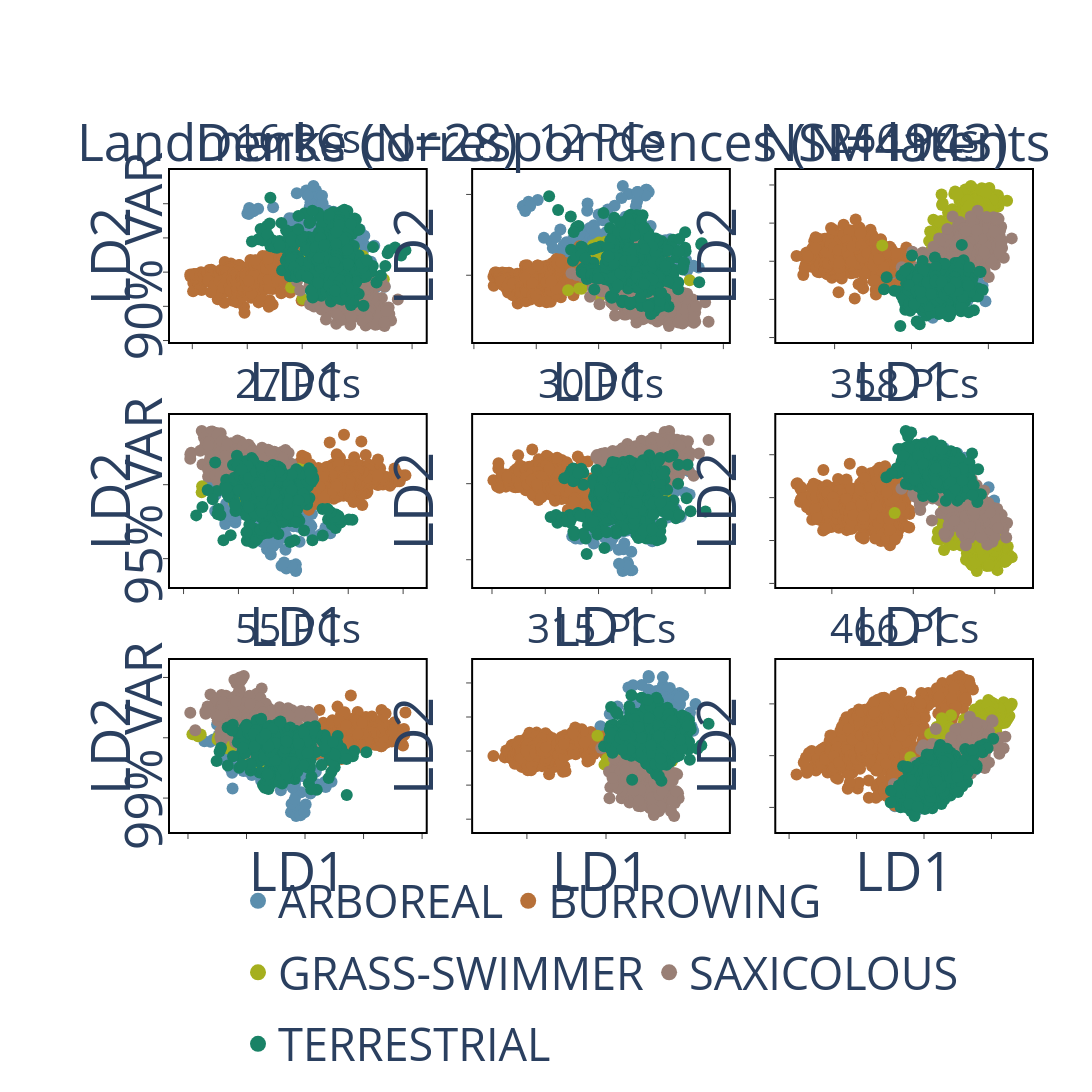

Here is the notebook cell this chart was saved with:
### Markdown cell above
### Run across all three representations, colored by broad taxonomic clade

### Code cell
# LDA 3x3 grid: rows = variance thresholds, cols = representations. One plotly figure,
# same geometry/fonts/marker conventions as the PCA/t-SNE/UMAP panel.

THRESHOLDS = [0.90, 0.95, 0.99]
LABEL_COL, LABEL_TAG = "trait", "trait"
cols = ["Landmarks", "Dense", "Latents"]
col_titles = [f"Landmarks (N={sparse_coords.shape[1]})",
              f"Dense correspondences (N={dense_coords.shape[1]})",
              "NSM latents"]

reps_by_threshold = {}
for thr in THRESHOLDS:
    reps_by_threshold[(thr, "Landmarks")] = pca_sparse["x"][:, :n_pcs_for_variance(pca_sparse["cum"], thr)]
    reps_by_threshold[(thr, "Dense")]     = pca_dense["x"][:, :n_pcs_for_variance(pca_dense["cum"], thr)]
    reps_by_threshold[(thr, "Latents")]   = latent_full[:, :n_pcs_for_variance(latent_cum, thr)]

_ = lda_threshold_grid(reps_by_threshold, specimens[LABEL_COL].values, trait_colors,
                       THRESHOLDS, cols, col_titles,
                       outstem=f"{RUN}_lda_{LABEL_TAG}_3x3_thresholds")

### Figure 1 — Plotly figure (JSON) as saved in the notebook; plotly's stock layout.template omitted (floating-point values rounded to 4 significant figures; data arrays with more than 128 entries replaced by an {"elided": "..."} marker saying what was removed)
{"data": [{"hovertemplate": "arboreal<extra></extra>", "legendgroup": "arboreal", "marker": {"color": "rgb(91,142,173)", "size": 12, "symbol": "circle"}, "mode": "markers", "name": "ARBOREAL", "showlegend": false, "type": "scatter", "x": {"elided": "204 float values"}, "xaxis": "x", "y": {"elided": "204 float values"}, "yaxis": "y"}, {"hovertemplate": "burrowing<extra></extra>", "legendgroup": "burrowing", "marker": {"color": "rgb(183,112,56)", "size": 12, "symbol": "circle"}, "mode": "markers", "name": "BURROWING", "showlegend": false, "type": "scatter", "x": {"elided": "913 float values"}, "xaxis": "x", "y": {"elided": "913 float values"}, "yaxis": "y"}, {"hovertemplate": "grass-swimmer<extra></extra>", "legendgroup": "grass-swimmer", "marker": {"color": "rgb(165,175,30)", "size": 12, "symbol": "circle"}, "mode": "markers", "name": "GRASS-SWIMMER", "showlegend": false, "type": "scatter", "x": {"elided": "180 float values"}, "xaxis": "x", "y": {"elided": "180 float values"}, "yaxis": "y"}, {"hovertemplate": "saxicolous<extra></extra>", "legendgroup": "saxicolous", "marker": {"color": "rgb(153,127,117)", "size": 12, "symbol": "circle"}, "mode": "markers", "name": "SAXICOLOUS", "showlegend": false, "type": "scatter", "x": {"elided": "493 float values"}, "xaxis": "x", "y": {"elided": "493 float values"}, "yaxis": "y"}, {"hovertemplate": "terrestrial<extra></extra>", "legendgroup": "terrestrial", "marker": {"color": "rgb(25,130,102)", "size": 12, "symbol": "circle"}, "mode": "markers", "name": "TERRESTRIAL", "showlegend": false, "type": "scatter", "x": {"elided": "524 float values"}, "xaxis": "x", "y": {"elided": "524 float values"}, "yaxis": "y"}, {"hovertemplate": "arboreal<extra></extra>", "legendgroup": "arboreal", "marker": {"color": "rgb(91,142,173)", "size": 12, "symbol": "circle"}, "mode": "markers", "name": "ARBOREAL", "showlegend": false, "type": "scatter", "x": {"elided": "204 float values"}, "xaxis": "x2", "y": {"elided": "204 float values"}, "yaxis": "y2"}, {"hovertemplate": "burrowing<extra></extra>", "legendgroup": "burrowing", "marker": {"color": "rgb(183,112,56)", "size": 12, "symbol": "circle"}, "mode": "markers", "name": "BURROWING", "showlegend": false, "type": "scatter", "x": {"elided": "913 float values"}, "xaxis": "x2", "y": {"elided": "913 float values"}, "yaxis": "y2"}, {"hovertemplate": "grass-swimmer<extra></extra>", "legendgroup": "grass-swimmer", "marker": {"color": "rgb(165,175,30)", "size": 12, "symbol": "circle"}, "mode": "markers", "name": "GRASS-SWIMMER", "showlegend": false, "type": "scatter", "x": {"elided": "180 float values"}, "xaxis": "x2", "y": {"elided": "180 float values"}, "yaxis": "y2"}, {"hovertemplate": "saxicolous<extra></extra>", "legendgroup": "saxicolous", "marker": {"color": "rgb(153,127,117)", "size": 12, "symbol": "circle"}, "mode": "markers", "name": "SAXICOLOUS", "showlegend": false, "type": "scatter", "x": {"elided": "493 float values"}, "xaxis": "x2", "y": {"elided": "493 float values"}, "yaxis": "y2"}, {"hovertemplate": "terrestrial<extra></extra>", "legendgroup": "terrestrial", "marker": {"color": "rgb(25,130,102)", "size": 12, "symbol": "circle"}, "mode": "markers", "name": "TERRESTRIAL", "showlegend": false, "type": "scatter", "x": {"elided": "524 float values"}, "xaxis": "x2", "y": {"elided": "524 float values"}, "yaxis": "y2"}, {"hovertemplate": "arboreal<extra></extra>", "legendgroup": "arboreal", "marker": {"color": "rgb(91,142,173)", "size": 12, "symbol": "circle"}, "mode": "markers", "name": "ARBOREAL", "showlegend": false, "type": "scatter", "x": {"elided": "204 float values"}, "xaxis": "x3", "y": {"elided": "204 float values"}, "yaxis": "y3"}, {"hovertemplate": "burrowing<extra></extra>", "legendgroup": "burrowing", "marker": {"color": "rgb(183,112,56)", "size": 12, "symbol": "circle"}, "mode": "markers", "name": "BURROWING", "showlegend": false, "type": "scatter", "x": {"elided": "913 float values"}, "xaxis": "x3", "y": {"elided": "913 float values"}, "yaxis": "y3"}, {"hovertemplate": "grass-swimmer<extra></extra>", "legendgroup": "grass-swimmer", "marker": {"color": "rgb(165,175,30)", "size": 12, "symbol": "circle"}, "mode": "markers", "name": "GRASS-SWIMMER", "showlegend": false, "type": "scatter", "x": {"elided": "180 float values"}, "xaxis": "x3", "y": {"elided": "180 float values"}, "yaxis": "y3"}, {"hovertemplate": "saxicolous<extra></extra>", "legendgroup": "saxicolous", "marker": {"color": "rgb(153,127,117)", "size": 12, "symbol": "circle"}, "mode": "markers", "name": "SAXICOLOUS", "showlegend": false, "type": "scatter", "x": {"elided": "493 float values"}, "xaxis": "x3", "y": {"elided": "493 float values"}, "yaxis": "y3"}, {"hovertemplate": "terrestrial<extra></extra>", "legendgroup": "terrestrial", "marker": {"color": "rgb(25,130,102)", "size": 12, "symbol": "circle"}, "mode": "markers", "name": "TERRESTRIAL", "showlegend": false, "type": "scatter", "x": {"elided": "524 float values"}, "xaxis": "x3", "y": {"elided": "524 float values"}, "yaxis": "y3"}, {"hovertemplate": "arboreal<extra></extra>", "legendgroup": "arboreal", "marker": {"color": "rgb(91,142,173)", "size": 12, "symbol": "circle"}, "mode": "markers", "name": "ARBOREAL", "showlegend": false, "type": "scatter", "x": {"elided": "204 float values"}, "xaxis": "x4", "y": {"elided": "204 float values"}, "yaxis": "y4"}, {"hovertemplate": "burrowing<extra></extra>", "legendgroup": "burrowing", "marker": {"color": "rgb(183,112,56)", "size": 12, "symbol": "circle"}, "mode": "markers", "name": "BURROWING", "showlegend": false, "type": "scatter", "x": {"elided": "913 float values"}, "xaxis": "x4", "y": {"elided": "913 float values"}, "yaxis": "y4"}, {"hovertemplate": "grass-swimmer<extra></extra>", "legendgroup": "grass-swimmer", "marker": {"color": "rgb(165,175,30)", "size": 12, "symbol": "circle"}, "mode": "markers", "name": "GRASS-SWIMMER", "showlegend": false, "type": "scatter", "x": {"elided": "180 float values"}, "xaxis": "x4", "y": {"elided": "180 float values"}, "yaxis": "y4"}, {"hovertemplate": "saxicolous<extra></extra>", "legendgroup": "saxicolous", "marker": {"color": "rgb(153,127,117)", "size": 12, "symbol": "circle"}, "mode": "markers", "name": "SAXICOLOUS", "showlegend": false, "type": "scatter", "x": {"elided": "493 float values"}, "xaxis": "x4", "y": {"elided": "493 float values"}, "yaxis": "y4"}, {"hovertemplate": "terrestrial<extra></extra>", "legendgroup": "terrestrial", "marker": {"color": "rgb(25,130,102)", "size": 12, "symbol": "circle"}, "mode": "markers", "name": "TERRESTRIAL", "showlegend": false, "type": "scatter", "x": {"elided": "524 float values"}, "xaxis": "x4", "y": {"elided": "524 float values"}, "yaxis": "y4"}, {"hovertemplate": "arboreal<extra></extra>", "legendgroup": "arboreal", "marker": {"color": "rgb(91,142,173)", "size": 12, "symbol": "circle"}, "mode": "markers", "name": "ARBOREAL", "showlegend": false, "type": "scatter", "x": {"elided": "204 float values"}, "xaxis": "x5", "y": {"elided": "204 float values"}, "yaxis": "y5"}, {"hovertemplate": "burrowing<extra></extra>", "legendgroup": "burrowing", "marker": {"color": "rgb(183,112,56)", "size": 12, "symbol": "circle"}, "mode": "markers", "name": "BURROWING", "showlegend": false, "type": "scatter", "x": {"elided": "913 float values"}, "xaxis": "x5", "y": {"elided": "913 float values"}, "yaxis": "y5"}, {"hovertemplate": "grass-swimmer<extra></extra>", "legendgroup": "grass-swimmer", "marker": {"color": "rgb(165,175,30)", "size": 12, "symbol": "circle"}, "mode": "markers", "name": "GRASS-SWIMMER", "showlegend": false, "type": "scatter", "x": {"elided": "180 float values"}, "xaxis": "x5", "y": {"elided": "180 float values"}, "yaxis": "y5"}, {"hovertemplate": "saxicolous<extra></extra>", "legendgroup": "saxicolous", "marker": {"color": "rgb(153,127,117)", "size": 12, "symbol": "circle"}, "mode": "markers", "name": "SAXICOLOUS", "showlegend": false, "type": "scatter", "x": {"elided": "493 float values"}, "xaxis": "x5", "y": {"elided": "493 float values"}, "yaxis": "y5"}, {"hovertemplate": "terrestrial<extra></extra>", "legendgroup": "terrestrial", "marker": {"color": "rgb(25,130,102)", "size": 12, "symbol": "circle"}, "mode": "markers", "name": "TERRESTRIAL", "showlegend": false, "type": "scatter", "x": {"elided": "524 float values"}, "xaxis": "x5", "y": {"elided": "524 float values"}, "yaxis": "y5"}, {"hovertemplate": "arboreal<extra></extra>", "legendgroup": "arboreal", "marker": {"color": "rgb(91,142,173)", "size": 12, "symbol": "circle"}, "mode": "markers", "name": "ARBOREAL", "showlegend": false, "type": "scatter", "x": {"elided": "204 float values"}, "xaxis": "x6", "y": {"elided": "204 float values"}, "yaxis": "y6"}, {"hovertemplate": "burrowing<extra></extra>", "legendgroup": "burrowing", "marker": {"color": "rgb(183,112,56)", "size": 12, "symbol": "circle"}, "mode": "markers", "name": "BURROWING", "showlegend": false, "type": "scatter", "x": {"elided": "913 float values"}, "xaxis": "x6", "y": {"elided": "913 float values"}, "yaxis": "y6"}, {"hovertemplate": "grass-swimmer<extra></extra>", "legendgroup": "grass-swimmer", "marker": {"color": "rgb(165,175,30)", "size": 12, "symbol": "circle"}, "mode": "markers", "name": "GRASS-SWIMMER", "showlegend": false, "type": "scatter", "x": {"elided": "180 float values"}, "xaxis": "x6", "y": {"elided": "180 float values"}, "yaxis": "y6"}, {"hovertemplate": "saxicolous<extra></extra>", "legendgroup": "saxicolous", "marker": {"color": "rgb(153,127,117)", "size": 12, "symbol": "circle"}, "mode": "markers", "name": "SAXICOLOUS", "showlegend": false, "type": "scatter", "x": {"elided": "493 float values"}, "xaxis": "x6", "y": {"elided": "493 float values"}, "yaxis": "y6"}, {"hovertemplate": "terrestrial<extra></extra>", "legendgroup": "terrestrial", "marker": {"color": "rgb(25,130,102)", "size": 12, "symbol": "circle"}, "mode": "markers", "name": "TERRESTRIAL", "showlegend": false, "type": "scatter", "x": {"elided": "524 float values"}, "xaxis": "x6", "y": {"elided": "524 float values"}, "yaxis": "y6"}, {"hovertemplate": "arboreal<extra></extra>", "legendgroup": "arboreal", "marker": {"color": "rgb(91,142,173)", "size": 12, "symbol": "circle"}, "mode": "markers", "name": "ARBOREAL", "showlegend": false, "type": "scatter", "x": {"elided": "204 float values"}, "xaxis": "x7", "y": {"elided": "204 float values"}, "yaxis": "y7"}, {"hovertemplate": "burrowing<extra></extra>", "legendgroup": "burrowing", "marker": {"color": "rgb(183,112,56)", "size": 12, "symbol": "circle"}, "mode": "markers", "name": "BURROWING", "showlegend": false, "type": "scatter", "x": {"elided": "913 float values"}, "xaxis": "x7", "y": {"elided": "913 float values"}, "yaxis": "y7"}, {"hovertemplate": "grass-swimmer<extra></extra>", "legendgroup": "grass-swimmer", "marker": {"color": "rgb(165,175,30)", "size": 12, "symbol": "circle"}, "mode": "markers", "name": "GRASS-SWIMMER", "showlegend": false, "type": "scatter", "x": {"elided": "180 float values"}, "xaxis": "x7", "y": {"elided": "180 float values"}, "yaxis": "y7"}, {"hovertemplate": "saxicolous<extra></extra>", "legendgroup": "saxicolous", "marker": {"color": "rgb(153,127,117)", "size": 12, "symbol": "circle"}, "mode": "markers", "name": "SAXICOLOUS", "showlegend": false, "type": "scatter", "x": {"elided": "493 float values"}, "xaxis": "x7", "y": {"elided": "493 float values"}, "yaxis": "y7"}, {"hovertemplate": "terrestrial<extra></extra>", "legendgroup": "terrestrial", "marker": {"color": "rgb(25,130,102)", "size": 12, "symbol": "circle"}, "mode": "markers", "name": "TERRESTRIAL", "showlegend": false, "type": "scatter", "x": {"elided": "524 float values"}, "xaxis": "x7", "y": {"elided": "524 float values"}, "yaxis": "y7"}, {"hovertemplate": "arboreal<extra></extra>", "legendgroup": "arboreal", "marker": {"color": "rgb(91,142,173)", "size": 12, "symbol": "circle"}, "mode": "markers", "name": "ARBOREAL", "showlegend": false, "type": "scatter", "x": {"elided": "204 float values"}, "xaxis": "x8", "y": {"elided": "204 float values"}, "yaxis": "y8"}, {"hovertemplate": "burrowing<extra></extra>", "legendgroup": "burrowing", "marker": {"color": "rgb(183,112,56)", "size": 12, "symbol": "circle"}, "mode": "markers", "name": "BURROWING", "showlegend": false, "type": "scatter", "x": {"elided": "913 float values"}, "xaxis": "x8", "y": {"elided": "913 float values"}, "yaxis": "y8"}, {"hovertemplate": "grass-swimmer<extra></extra>", "legendgroup": "grass-swimmer", "marker": {"color": "rgb(165,175,30)", "size": 12, "symbol": "circle"}, "mode": "markers", "name": "GRASS-SWIMMER", "showlegend": false, "type": "scatter", "x": {"elided": "180 float values"}, "xaxis": "x8", "y": {"elided": "180 float values"}, "yaxis": "y8"}, {"hovertemplate": "saxicolous<extra></extra>", "legendgroup": "saxicolous", "marker": {"color": "rgb(153,127,117)", "size": 12, "symbol": "circle"}, "mode": "markers", "name": "SAXICOLOUS", "showlegend": false, "type": "scatter", "x": {"elided": "493 float values"}, "xaxis": "x8", "y": {"elided": "493 float values"}, "yaxis": "y8"}, {"hovertemplate": "terrestrial<extra></extra>", "legendgroup": "terrestrial", "marker": {"color": "rgb(25,130,102)", "size": 12, "symbol": "circle"}, "mode": "markers", "name": "TERRESTRIAL", "showlegend": false, "type": "scatter", "x": {"elided": "524 float values"}, "xaxis": "x8", "y": {"elided": "524 float values"}, "yaxis": "y8"}, {"hovertemplate": "arboreal<extra></extra>", "legendgroup": "arboreal", "marker": {"color": "rgb(91,142,173)", "size": 12, "symbol": "circle"}, "mode": "markers", "name": "ARBOREAL", "showlegend": false, "type": "scatter", "x": {"elided": "204 float values"}, "xaxis": "x9", "y": {"elided": "204 float values"}, "yaxis": "y9"}, {"hovertemplate": "burrowing<extra></extra>", "legendgroup": "burrowing", "marker": {"color": "rgb(183,112,56)", "size": 12, "symbol": "circle"}, "mode": "markers", "name": "BURROWING", "showlegend": false, "type": "scatter", "x": {"elided": "913 float values"}, "xaxis": "x9", "y": {"elided": "913 float values"}, "yaxis": "y9"}, {"hovertemplate": "grass-swimmer<extra></extra>", "legendgroup": "grass-swimmer", "marker": {"color": "rgb(165,175,30)", "size": 12, "symbol": "circle"}, "mode": "markers", "name": "GRASS-SWIMMER", "showlegend": false, "type": "scatter", "x": {"elided": "180 float values"}, "xaxis": "x9", "y": {"elided": "180 float values"}, "yaxis": "y9"}, {"hovertemplate": "saxicolous<extra></extra>", "legendgroup": "saxicolous", "marker": {"color": "rgb(153,127,117)", "size": 12, "symbol": "circle"}, "mode": "markers", "name": "SAXICOLOUS", "showlegend": false, "type": "scatter", "x": {"elided": "493 float values"}, "xaxis": "x9", "y": {"elided": "493 float values"}, "yaxis": "y9"}, {"hovertemplate": "terrestrial<extra></extra>", "legendgroup": "terrestrial", "marker": {"color": "rgb(25,130,102)", "size": 12, "symbol": "circle"}, "mode": "markers", "name": "TERRESTRIAL", "showlegend": false, "type": "scatter", "x": {"elided": "524 float values"}, "xaxis": "x9", "y": {"elided": "524 float values"}, "yaxis": "y9"}, {"legendgroup": "arboreal", "marker": {"color": "rgb(91,142,173)", "size": 60, "symbol": "circle"}, "mode": "markers", "name": "ARBOREAL", "showlegend": true, "type": "scatter", "x": [null], "y": [null]}, {"legendgroup": "burrowing", "marker": {"color": "rgb(183,112,56)", "size": 60, "symbol": "circle"}, "mode": "markers", "name": "BURROWING", "showlegend": true, "type": "scatter", "x": [null], "y": [null]}, {"legendgroup": "grass-swimmer", "marker": {"color": "rgb(165,175,30)", "size": 60, "symbol": "circle"}, "mode": "markers", "name": "GRASS-SWIMMER", "showlegend": true, "type": "scatter", "x": [null], "y": [null]}, {"legendgroup": "saxicolous", "marker": {"color": "rgb(153,127,117)", "size": 60, "symbol": "circle"}, "mode": "markers", "name": "SAXICOLOUS", "showlegend": true, "type": "scatter", "x": [null], "y": [null]}, {"legendgroup": "terrestrial", "marker": {"color": "rgb(25,130,102)", "size": 60, "symbol": "circle"}, "mode": "markers", "name": "TERRESTRIAL", "showlegend": true, "type": "scatter", "x": [null], "y": [null]}], "layout": {"annotations": [{"font": {"size": 51.75}, "showarrow": false, "text": "Landmarks (N=28)", "x": 0.1483, "xanchor": "center", "xref": "paper", "y": 1.1, "yref": "paper"}, {"font": {"size": 51.75}, "showarrow": false, "text": "Dense correspondences (N=4943)", "x": 0.5, "xanchor": "center", "xref": "paper", "y": 1.1, "yref": "paper"}, {"font": {"size": 51.75}, "showarrow": false, "text": "NSM latents", "x": 0.8517, "xanchor": "center", "xref": "paper", "y": 1.1, "yref": "paper"}, {"font": {"size": 51.75}, "showarrow": false, "text": "90% VAR", "textangle": -90, "x": -0.075, "xref": "paper", "y": 0.87, "yanchor": "middle", "yref": "paper"}, {"font": {"size": 51.75}, "showarrow": false, "text": "95% VAR", "textangle": -90, "x": -0.075, "xref": "paper", "y": 0.5, "yanchor": "middle", "yref": "paper"}, {"font": {"size": 51.75}, "showarrow": false, "text": "99% VAR", "textangle": -90, "x": -0.075, "xref": "paper", "y": 0.13, "yanchor": "middle", "yref": "paper"}, {"font": {"size": 40.5}, "showarrow": false, "text": "16 PCs", "x": 0.1483, "xanchor": "center", "xref": "paper", "y": 1.004, "yanchor": "bottom", "yref": "paper"}, {"font": {"size": 40.5}, "showarrow": false, "text": "12 PCs", "x": 0.5, "xanchor": "center", "xref": "paper", "y": 1.004, "yanchor": "bottom", "yref": "paper"}, {"font": {"size": 40.5}, "showarrow": false, "text": "266 PCs", "x": 0.8517, "xanchor": "center", "xref": "paper", "y": 1.004, "yanchor": "bottom", "yref": "paper"}, {"font": {"size": 40.5}, "showarrow": false, "text": "27 PCs", "x": 0.1483, "xanchor": "center", "xref": "paper", "y": 0.634, "yanchor": "bottom", "yref": "paper"}, {"font": {"size": 40.5}, "showarrow": false, "text": "30 PCs", "x": 0.5, "xanchor": "center", "xref": "paper", "y": 0.634, "yanchor": "bottom", "yref": "paper"}, {"font": {"size": 40.5}, "showarrow": false, "text": "358 PCs", "x": 0.8517, "xanchor": "center", "xref": "paper", "y": 0.634, "yanchor": "bottom", "yref": "paper"}, {"font": {"size": 40.5}, "showarrow": false, "text": "55 PCs", "x": 0.1483, "xanchor": "center", "xref": "paper", "y": 0.264, "yanchor": "bottom", "yref": "paper"}, {"font": {"size": 40.5}, "showarrow": false, "text": "315 PCs", "x": 0.5, "xanchor": "center", "xref": "paper", "y": 0.264, "yanchor": "bottom", "yref": "paper"}, {"font": {"size": 40.5}, "showarrow": false, "text": "466 PCs", "x": 0.8517, "xanchor": "center", "xref": "paper", "y": 0.264, "yanchor": "bottom", "yref": "paper"}], "font": {"size": 45}, "height": 2100, "legend": {"font": {"size": 45}, "orientation": "h", "x": 0.5, "xanchor": "center", "y": -0.05, "yanchor": "top"}, "margin": {"b": 200, "l": 170, "r": 60, "t": 170}, "plot_bgcolor": "white", "width": 2100, "xaxis": {"anchor": "y", "domain": [0, 0.2967], "linecolor": "black", "linewidth": 2, "mirror": true, "showgrid": false, "showline": true, "showticklabels": false, "ticks": "outside", "title": {"text": "LD1"}}, "xaxis2": {"anchor": "y2", "domain": [0.3517, 0.6483], "linecolor": "black", "linewidth": 2, "mirror": true, "showgrid": false, "showline": true, "showticklabels": false, "ticks": "outside", "title": {"text": "LD1"}}, "xaxis3": {"anchor": "y3", "domain": [0.7033, 1], "linecolor": "black", "linewidth": 2, "mirror": true, "showgrid": false, "showline": true, "showticklabels": false, "ticks": "outside", "title": {"text": "LD1"}}, "xaxis4": {"anchor": "y4", "domain": [0, 0.2967], "linecolor": "black", "linewidth": 2, "mirror": true, "showgrid": false, "showline": true, "showticklabels": false, "ticks": "outside", "title": {"text": "LD1"}}, "xaxis5": {"anchor": "y5", "domain": [0.3517, 0.6483], "linecolor": "black", "linewidth": 2, "mirror": true, "showgrid": false, "showline": true, "showticklabels": false, "ticks": "outside", "title": {"text": "LD1"}}, "xaxis6": {"anchor": "y6", "domain": [0.7033, 1], "linecolor": "black", "linewidth": 2, "mirror": true, "showgrid": false, "showline": true, "showticklabels": false, "ticks": "outside", "title": {"text": "LD1"}}, "xaxis7": {"anchor": "y7", "domain": [0, 0.2967], "linecolor": "black", "linewidth": 2, "mirror": true, "showgrid": false, "showline": true, "showticklabels": false, "ticks": "outside", "title": {"text": "LD1"}}, "xaxis8": {"anchor": "y8", "domain": [0.3517, 0.6483], "linecolor": "black", "linewidth": 2, "mirror": true, "showgrid": false, "showline": true, "showticklabels": false, "ticks": "outside", "title": {"text": "LD1"}}, "xaxis9": {"anchor": "y9", "domain": [0.7033, 1], "linecolor": "black", "linewidth": 2, "mirror": true, "showgrid": false, "showline": true, "showticklabels": false, "ticks": "outside", "title": {"text": "LD1"}}, "yaxis": {"anchor": "x", "domain": [0.74, 1], "linecolor": "black", "linewidth": 2, "mirror": true, "showgrid": false, "showline": true, "showticklabels": false, "ticks": "outside", "title": {"text": "LD2"}}, "yaxis2": {"anchor": "x2", "domain": [0.74, 1], "linecolor": "black", "linewidth": 2, "mirror": true, "showgrid": false, "showline": true, "showticklabels": false, "ticks": "outside", "title": {"text": "LD2"}}, "yaxis3": {"anchor": "x3", "domain": [0.74, 1], "linecolor": "black", "linewidth": 2, "mirror": true, "showgrid": false, "showline": true, "showticklabels": false, "ticks": "outside", "title": {"text": "LD2"}}, "yaxis4": {"anchor": "x4", "domain": [0.37, 0.63], "linecolor": "black", "linewidth": 2, "mirror": true, "showgrid": false, "showline": true, "showticklabels": false, "ticks": "outside", "title": {"text": "LD2"}}, "yaxis5": {"anchor": "x5", "domain": [0.37, 0.63], "linecolor": "black", "linewidth": 2, "mirror": true, "showgrid": false, "showline": true, "showticklabels": false, "ticks": "outside", "title": {"text": "LD2"}}, "yaxis6": {"anchor": "x6", "domain": [0.37, 0.63], "linecolor": "black", "linewidth": 2, "mirror": true, "showgrid": false, "showline": true, "showticklabels": false, "ticks": "outside", "title": {"text": "LD2"}}, "yaxis7": {"anchor": "x7", "domain": [0, 0.26], "linecolor": "black", "linewidth": 2, "mirror": true, "showgrid": false, "showline": true, "showticklabels": false, "ticks": "outside", "title": {"text": "LD2"}}, "yaxis8": {"anchor": "x8", "domain": [0, 0.26], "linecolor": "black", "linewidth": 2, "mirror": true, "showgrid": false, "showline": true, "showticklabels": false, "ticks": "outside", "title": {"text": "LD2"}}, "yaxis9": {"anchor": "x9", "domain": [0, 0.26], "linecolor": "black", "linewidth": 2, "mirror": true, "showgrid": false, "showline": true, "showticklabels": false, "ticks": "outside", "title": {"text": "LD2"}}}}
